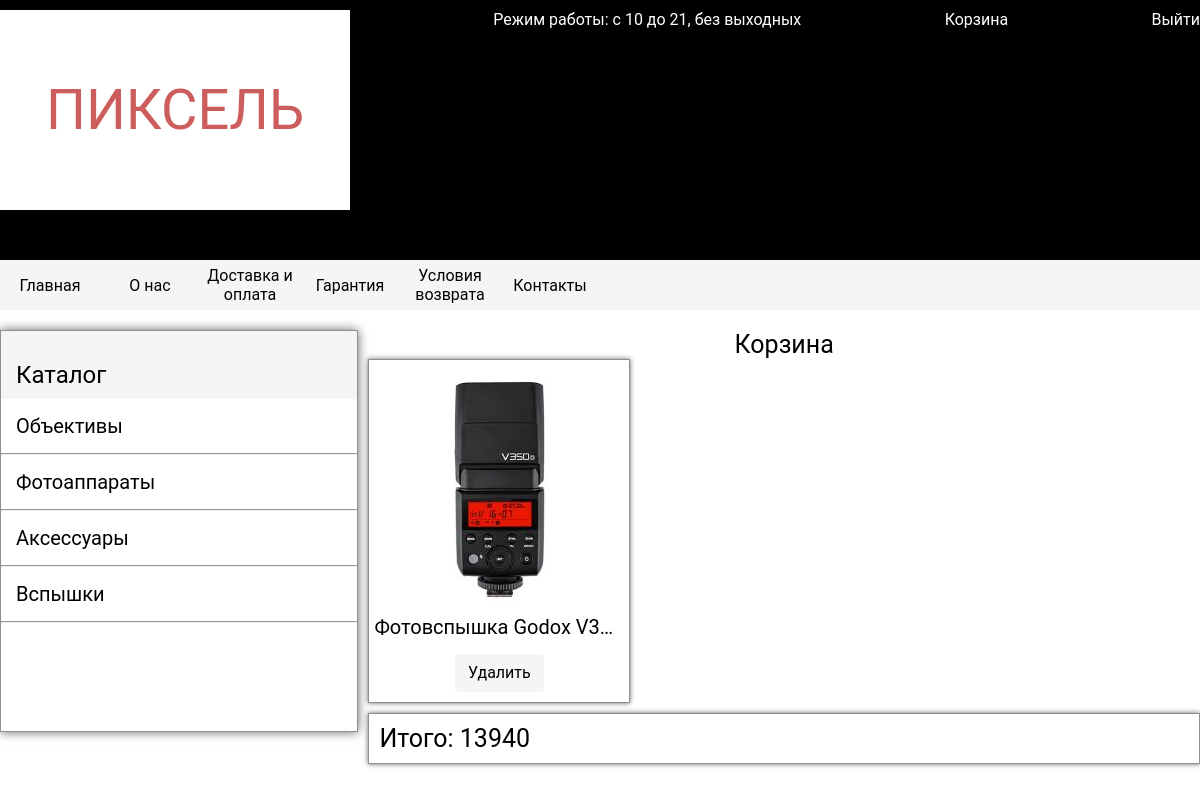
/shopping_cart/admin/ (signed in), run on the app's committed database.
### app/models.py (models this page shows, shortened)
class Category(models.Model):
    id = models.AutoField(primary_key=True)
    title = models.CharField(max_length=100, default='Категория', verbose_name='Название')
    description = models.TextField(default='', verbose_name='Описание')

class Product(models.Model):
    id = models.AutoField(primary_key=True)
    title = models.CharField(max_length=100, default='Категория', verbose_name='Название')
    description = models.TextField(default='', verbose_name='Описание')
    price = models.IntegerField(default=0, verbose_name='Цена')
    category = models.ForeignKey(Category, on_delete=models.CASCADE, verbose_name='Категория')
    img = models.ImageField(upload_to='media/', default=None, null=True, blank=True)

### app/views.py (the view)
# urls.py: path('shopping_cart/<str:username>/', views.render_shopping_cart, name='shopping_cart'),
def render_shopping_cart(request, username):
    categories = Category.objects.all()
    user = User.objects.get(username=username)
    shopping_cart = ShoppingCart.objects.get(user=user)
    price_all = 0
    for i in shopping_cart.products.all():
        price_all += i.price
    return render(request, 'shopping_cart.html', {
        'categories': categories,
        'shopping_cart': shopping_cart,
        'price_all': price_all,
    })

### templates/shopping_cart.html (shortened to what this page needs)
{% extends "base.html" %}
{% block main %}
{% if user.is_authenticated %}
<p>
    Корзина
</p>
{% if shopping_cart.products %}
<div class="container-products">
    {% for i in shopping_cart.products.all %}
    <div class="cart">
        <img src="{{ i.img.url }}" />
        <p>
            {{i.title}}
        </p>
        <a class="btn btn-primary" href="{% url 'app:remove_product' user.username i.id %}">
            Удалить
        </a>
    </div>
    {% endfor %}
</div>
<div class="container-sorted">
    <p>
        Итого: {{price_all}}
    </p>
</div>
{% else %}
<p>
    Пока здесь пусто
</p>
{% endif %}
{% else %}
<div class="container-sorted">
    <p>
       Вы не вошли в аккаунт <a style="color: black; font-size: 16px;" href="{% url 'app:login' %}">Войти</a>
    </p>
</div>
{% endif %}
{% endblock %}

### templates/base.html (shortened to what this page needs)
{% load static %}
<!DOCTYPE html>
<html lang="en">
<head>
    <link rel="stylesheet" href="{% static 'css/style.css' %}">
</head>
<body>
  <header>
    <div class="header-row">
        <div class="header-logo">
            <p>
                ПИКСЕЛЬ
            </p>
        </div>
        <p>
            Режим работы: с 10 до 21, без выходных
        </p>
        {% if user.is_authenticated %}
            <a href="{% url 'app:shopping_cart' user.username %}">
                Корзина
            </a>
            <a href="{% url 'app:logout' %}">
                Выйти
            </a>
        {% else %}
            <a href="{% url 'app:login' %}">
                Войти в личный кабинет
            </a>
        {% endif %}
    </div>
    <div class="header-bar">
        <div class="bar-elem">
            <a href="{% url 'app:index' %}">
                Главная
            </a>
        </div>
        <div class="bar-elem">
            <a href="{% url 'app:about' %}">
                О нас
            </a>
        </div>
        <div class="bar-elem">
            <a href="{% url 'app:delivery' %}">
                Доставка и оплата
            </a>
        </div>
        <div class="bar-elem">
            <a href="{% url 'app:guarantee' %}">
                Гарантия
            </a>
        </div>
        <div class="bar-elem">
            <a href="{% url 'app:return' %}">
                Условия возврата
            </a>
        </div>
        <div class="bar-elem">
            <a href="{% url 'app:contact' %}">
                Контакты
            </a>
        </div>
    </div>
</header>
<div class="container-main">
    <div class="container-main-row">
        <div class="body-menu">
            <div class="body-menu-head">
                <p>
                    Каталог
                </p>
            </div>
            {% for item in categories %}
                <div class="body-menu-elem">
                    <a href="{% url 'app:products' item.id %}">
                        {{ item.title }}
                    </a>
                </div>
                <hr>
            {% endfor %}
        </div>
        <div class="container-about">
            {% block main %}{% endblock %}
        </div>
    </div>
</div>
</body>
</html>

### app/static/css/style.css (style rules this page uses)
html,body { height: 100%; }
* { margin: 0; padding: 0; }
a { text-decoration: none; }
body { font-family: 'Roboto', sans-serif; min-height: 100%; }
header { width:100%; padding-top: 10px; display:flex; min-height: 300px; background-color:rgb(0, 0, 0); flex-direction: column; justify-content: space-between; align-items: center; }
.header-row { display: flex; flex-wrap: wrap; flex-direction: row; width: 1200px; justify-content: space-between; }
.header-row p, a { color: white; }
.header-bar { display: flex; flex-direction: row; flex-wrap: wrap; justify-content: start; background-color: #f5f5f5; width: 1200px; }
.bar-elem { display: flex; flex-direction: row; justify-content: center; align-items: center; width: 100px; min-height: 50px; height: auto; background-color: #f5f5f5; text-align: center; }
.bar-elem a { color: #000; }
.header-logo { display: flex; flex-direction: column; justify-content: center; align-items: center; background-color: white; width: 350px; height: 200px; }
.header-logo p { color: indianred; font-size: 42pt; }
.body-menu { display: flex; flex-direction: column; width: 30%; height: 400px; max-height: 400px; border: 1px solid #8f8f8f; box-shadow: 0 0 10px rgba(0,0,0,0.6); }
.body-menu-elem { padding: 15px; background-color: white; font-size: 15pt; text-align: start; }
.body-menu-elem a { color: #000; }
.body-menu-head { padding-top: 30px; padding-left: 15px; padding-bottom: 10px; background-color: #f5f5f5; font-size: 18pt; text-align: start; }
.container-main { display: flex; flex-direction: column; max-width: 1200px; min-height: 800px; margin-left: auto; margin-right: auto; font-size: 25px; color: #000; text-align: center; padding-top: 20px; }
.container-main-row { display: flex; flex-direction: row; padding: 10; }
.container-about { margin-left: 10px; width: 70%; display: flex; flex-direction: column; justify-content: space-between; }
.container-sorted { display: flex; flex-direction: row; justify-content: start; flex-wrap: wrap; width: auto; padding: 10px; border: 1px solid #8f8f8f; box-shadow: 0 0 5px rgba(0,0,0,0.6); margin-bottom: 10px; }
.container-sorted p { margin-right: 10px; }
.container-products { width: 100%; display: flex; flex-wrap: wrap; justify-content: space-between; }
.cart { display: flex; flex-direction: column; justify-content: space-between; max-width: 250px; min-height: 300px; margin-bottom: 10px; padding: 5px; font-size: 20px; border: 1px solid #8f8f8f; box-shadow: 0 0 5px rgba(0,0,0,0.6); }
.cart p { word-break: break-all; margin-bottom: 10px; white-space: nowrap; overflow: hidden; text-overflow: ellipsis; }
.cart img { width: 100%; }
.btn { max-width: 60%; align-self: center; margin-bottom: 5px; margin-top: 5px; display: inline-block; font-weight: 400; color: #000000; text-align: center; vertical-align: middle; -webkit-user-select: none; -moz-user-select: none; -ms-user-select: none; user-select: none; background-color: transparent; border: 1px solid transparent; padding: 0.375rem 0.75rem; font-size: 1rem; line-height: 1.5; border-radius: 0.25rem; transition: color 0.15s ease-in-out, background-color 0.15s ease-in-out, border-color 0.15s ease-in-out, box-shadow 0.15s ease-in-out; }
.btn:not(:disabled):not(.disabled) { cursor: pointer; }
.btn-primary { color: #000000; background-color: #f5f5f5; border-color: #f5f5f5; }

### data on the page
Category: title "Объективы"
Category: title "Фотоаппараты"
Category: title "Аксессуары"
Category: title "Вспышки"
Product: img (picture), title "Фотовспышка Godox V3…"

### other printed values
{{ price_all }} "13940"
